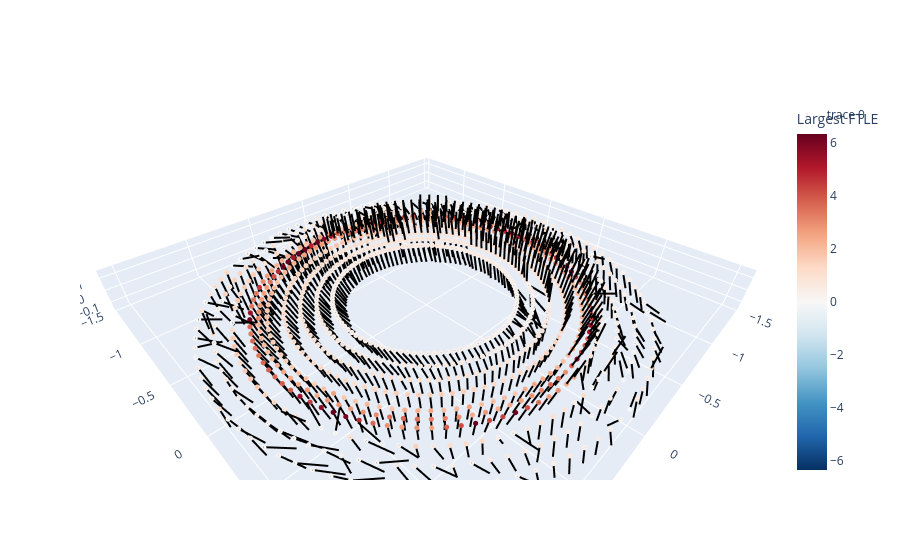

Write notebook code for a chart like this one.
### Code cell
import plotly.graph_objects as go

# X3 = plane_points[:, :, 0]
# Y3 = plane_points[:, :, 1]
# Z3 = plane_points[:, :, 2]

fig = go.Figure()

m = np.max(np.abs(lyap_grid))

fig.add_trace(
    go.Scatter3d(
        x=plane_points[:,0],
        y=plane_points[:,1],
        z=plane_points[:,2],
        mode='markers',
        marker=dict(
            size=3,
            color=largest_ftle,
            colorscale='RdBu_r',
            cmin=-m,
            cmax=m,
            colorbar = dict(title='Largest FTLE')
        )
    )
)

# fig.add_trace(
#     go.Scatter3d(
#         x=X3.ravel(),
#         y=Y3.ravel(),
#         z=Z3.ravel(),
#         mode='markers',
#         marker=dict(
#             size=3,
#             color=lyap_grid.ravel(),
#             colorscale='RdBu_r',
#             cmin=-m,
#             cmax=m,
#             colorbar=dict(title='Largest FTLE')
#         )
#     )
# )

# skip = 5

# for i in range(0, X3.shape[1], skip):
#     for j in range(0, X3.shape[0], skip):

#         x0 = X3[j,i]
#         y0 = Y3[j,i]
#         z0 = Z3[j,i]

#         v = max_dirs[j,i]

#         scale = 0.15

#         fig.add_trace(
#             go.Scatter3d(
#                 x=[x0, x0 + scale*v[0]],
#                 y=[y0, y0 + scale*v[1]],
#                 z=[z0, z0 + scale*v[2]],
#                 mode='lines',
#                 line=dict(color='black', width=4),
#                 showlegend=False
#             )
#         )

#         v = mid_dirs[j,i]

#         scale = 0.15

#         fig.add_trace(
#             go.Scatter3d(
#                 x=[x0, x0 + scale*v[0]],
#                 y=[y0, y0 + scale*v[1]],
#                 z=[z0, z0 + scale*v[2]],
#                 mode='lines',
#                 line=dict(color='green', width=4),
#                 showlegend=False
#             )
#         )

#         v = min_dirs[j,i]

#         scale = 0.15

#         fig.add_trace(
#             go.Scatter3d(
#                 x=[x0, x0 + scale*v[0]],
#                 y=[y0, y0 + scale*v[1]],
#                 z=[z0, z0 + scale*v[2]],
#                 mode='lines',
#                 line=dict(color='red', width=4),
#                 showlegend=False
#             )
#         )

skip = 0

for k in range(0, len(plane_points)):

    x0, y0, z0 = plane_points[k]

    scale = 0.15

    # largest
    v = max_dirs[k]

    fig.add_trace(
        go.Scatter3d(
            x=[x0, x0 + scale*v[0]],
            y=[y0, y0 + scale*v[1]],
            z=[z0, z0 + scale*v[2]],
            mode='lines',
            line=dict(color='black', width=4),
            showlegend=False
        )
    )

    # # middle
    # v = mid_dirs[k]

    # fig.add_trace(
    #     go.Scatter3d(
    #         x=[x0, x0 + scale*v[0]],
    #         y=[y0, y0 + scale*v[1]],
    #         z=[z0, z0 + scale*v[2]],
    #         mode='lines',
    #         line=dict(color='green', width=4),
    #         showlegend=False
    #     )
    # )

    # # smallest
    # v = min_dirs[k]

    # fig.add_trace(
    #     go.Scatter3d(
    #         x=[x0, x0 + scale*v[0]],
    #         y=[y0, y0 + scale*v[1]],
    #         z=[z0, z0 + scale*v[2]],
    #         mode='lines',
    #         line=dict(color='red', width=4),
    #         showlegend=False
    #     )
    # )

fig.update_layout(
    scene=dict(
        aspectmode='data'
    )
)

fig.show()

# fig.write_html(
#     save_dir / "orthogonal_3ds_1ftle_46.html",
#     include_plotlyjs="cdn"
# )
